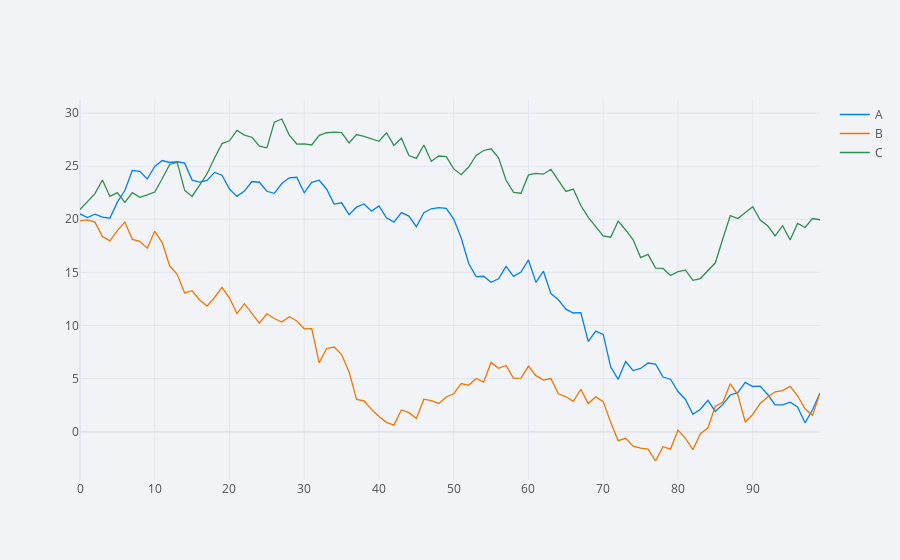

Write notebook code for a chart like this one.
### Code cell
df.iplot()
#it is a scatter lot in plotly
